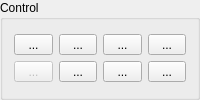
          <widget class="QGroupBox" name="grpControl">
           <property name="title">
            <string>Control</string>
           </property>
           <property name="overrided" stdset="0">
            <bool>false</bool>
           </property>
           <layout class="QVBoxLayout" name="verticalLayout" stretch="0">
            <item>
             <layout class="QGridLayout" name="gridLayout_5">
              <item row="1" column="3">
               <widget class="StyledToolButton" name="cmdReset">
                <property name="sizePolicy">
                 <sizepolicy hsizetype="Expanding" vsizetype="Fixed">
                  <horstretch>0</horstretch>
                  <verstretch>0</verstretch>
                 </sizepolicy>
                </property>
                <property name="toolTip">
                 <string>Reset</string>
                </property>
                <property name="text">
                 <string>...</string>
                </property>
                <property name="icon">
                 <iconset resource="images.qrc">
                  <normaloff>:/images/restart.png</normaloff>:/images/restart.png</iconset>
                </property>
                <property name="iconSize">
                 <size>
                  <width>32</width>
                  <height>32</height>
                 </size>
                </property>
                <property name="adjustSize" stdset="0">
                 <bool>true</bool>
                </property>
               </widget>
              </item>
              <item row="0" column="3">
               <widget class="StyledToolButton" name="cmdZeroXY">
                <property name="sizePolicy">
                 <sizepolicy hsizetype="Expanding" vsizetype="Fixed">
                  <horstretch>0</horstretch>
                  <verstretch>0</verstretch>
                 </sizepolicy>
                </property>
                <property name="toolTip">
                 <string>Zero XY</string>
                </property>
                <property name="text">
                 <string>...</string>
                </property>
                <property name="icon">
                 <iconset resource="images.qrc">
                  <normaloff>:/images/axis_zero.png</normaloff>:/images/axis_zero.png</iconset>
                </property>
                <property name="iconSize">
                 <size>
                  <width>32</width>
                  <height>32</height>
                 </size>
                </property>
                <property name="adjustSize" stdset="0">
                 <bool>true</bool>
                </property>
               </widget>
              </item>
              <item row="0" column="1">
               <widget class="StyledToolButton" name="cmdHome">
                <property name="sizePolicy">
                 <sizepolicy hsizetype="Expanding" vsizetype="Fixed">
                  <horstretch>0</horstretch>
                  <verstretch>0</verstretch>
                 </sizepolicy>
                </property>
                <property name="toolTip">
                 <string>Home</string>
                </property>
                <property name="text">
                 <string>...</string>
                </property>
                <property name="icon">
                 <iconset resource="images.qrc">
                  <normaloff>:/images/search_for_home2.png</normaloff>:/images/search_for_home2.png</iconset>
                </property>
                <property name="iconSize">
                 <size>
                  <width>32</width>
                  <height>32</height>
                 </size>
                </property>
                <property name="adjustSize" stdset="0">
                 <bool>true</bool>
                </property>
               </widget>
              </item>
              <item row="0" column="2">
               <widget class="StyledToolButton" name="cmdTouch">
                <property name="sizePolicy">
                 <sizepolicy hsizetype="Expanding" vsizetype="Fixed">
                  <horstretch>0</horstretch>
                  <verstretch>0</verstretch>
                 </sizepolicy>
                </property>
                <property name="toolTip">
                 <string>Z-probe</string>
                </property>
                <property name="text">
                 <string>...</string>
                </property>
                <property name="icon">
                 <iconset resource="images.qrc">
                  <normaloff>:/images/search_for_z.png</normaloff>:/images/search_for_z.png</iconset>
                </property>
                <property name="iconSize">
                 <size>
                  <width>32</width>
                  <height>32</height>
                 </size>
                </property>
                <property name="adjustSize" stdset="0">
                 <bool>true</bool>
                </property>
               </widget>
              </item>
              <item row="1" column="2">
               <widget class="StyledToolButton" name="cmdSafePosition">
                <property name="sizePolicy">
                 <sizepolicy hsizetype="Expanding" vsizetype="Fixed">
                  <horstretch>0</horstretch>
                  <verstretch>0</verstretch>
                 </sizepolicy>
                </property>
                <property name="toolTip">
                 <string>Safe position</string>
                </property>
                <property name="text">
                 <string>...</string>
                </property>
                <property name="icon">
                 <iconset resource="images.qrc">
                  <normaloff>:/images/run.png</normaloff>:/images/run.png</iconset>
                </property>
                <property name="iconSize">
                 <size>
                  <width>32</width>
                  <height>32</height>
                 </size>
                </property>
                <property name="adjustSize" stdset="0">
                 <bool>true</bool>
                </property>
               </widget>
              </item>
              <item row="0" column="4">
               <widget class="StyledToolButton" name="cmdZeroZ">
                <property name="sizePolicy">
                 <sizepolicy hsizetype="Expanding" vsizetype="Fixed">
                  <horstretch>0</horstretch>
                  <verstretch>0</verstretch>
                 </sizepolicy>
                </property>
                <property name="toolTip">
                 <string>Zero Z</string>
                </property>
                <property name="text">
                 <string>...</string>
                </property>
                <property name="icon">
                 <iconset resource="images.qrc">
                  <normaloff>:/images/zero_z.png</normaloff>:/images/zero_z.png</iconset>
                </property>
                <property name="iconSize">
                 <size>
                  <width>32</width>
                  <height>32</height>
                 </size>
                </property>
                <property name="adjustSize" stdset="0">
                 <bool>true</bool>
                </property>
               </widget>
              </item>
              <item row="1" column="1">
               <widget class="StyledToolButton" name="cmdRestoreOrigin">
                <property name="enabled">
                 <bool>false</bool>
                </property>
                <property name="sizePolicy">
                 <sizepolicy hsizetype="Expanding" vsizetype="Fixed">
                  <horstretch>0</horstretch>
                  <verstretch>0</verstretch>
                 </sizepolicy>
                </property>
                <property name="toolTip">
                 <string>Restore origin</string>
                </property>
                <property name="text">
                 <string>...</string>
                </property>
                <property name="icon">
                 <iconset resource="images.qrc">
                  <normaloff>:/images/origin.png</normaloff>:/images/origin.png</iconset>
                </property>
                <property name="iconSize">
                 <size>
                  <width>32</width>
                  <height>32</height>
                 </size>
                </property>
                <property name="adjustSize" stdset="0">
                 <bool>true</bool>
                </property>
               </widget>
              </item>
              <item row="1" column="4">
               <widget class="StyledToolButton" name="cmdUnlock">
                <property name="enabled">
                 <bool>true</bool>
                </property>
                <property name="sizePolicy">
                 <sizepolicy hsizetype="Expanding" vsizetype="Fixed">
                  <horstretch>0</horstretch>
                  <verstretch>0</verstretch>
                 </sizepolicy>
                </property>
                <property name="toolTip">
                 <string>Unlock</string>
                </property>
                <property name="text">
                 <string>...</string>
                </property>
                <property name="icon">
                 <iconset resource="images.qrc">
                  <normaloff>:/images/unlock.png</normaloff>:/images/unlock.png</iconset>
                </property>
                <property name="iconSize">
                 <size>
                  <width>32</width>
                  <height>32</height>
                 </size>
                </property>
                <property name="adjustSize" stdset="0">
                 <bool>true</bool>
                </property>
               </widget>
              </item>
             </layout>
            </item>
           </layout>
          </widget>
